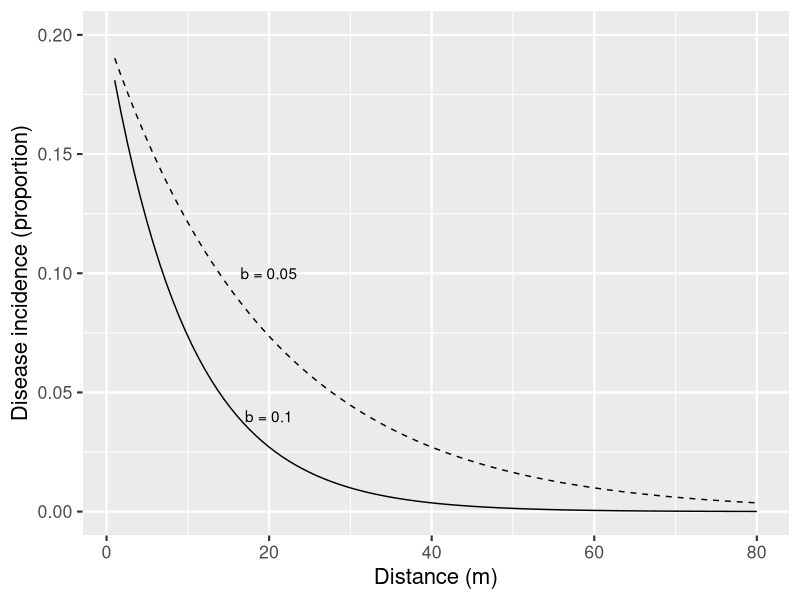
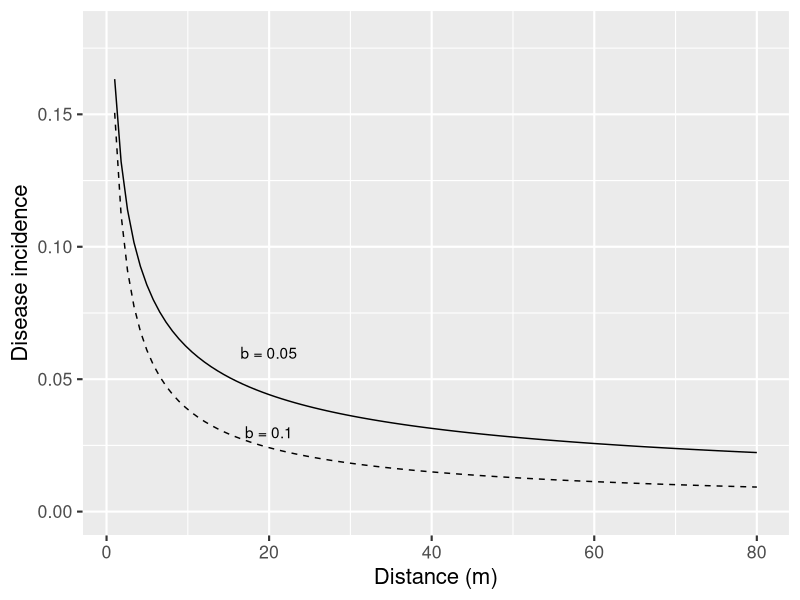
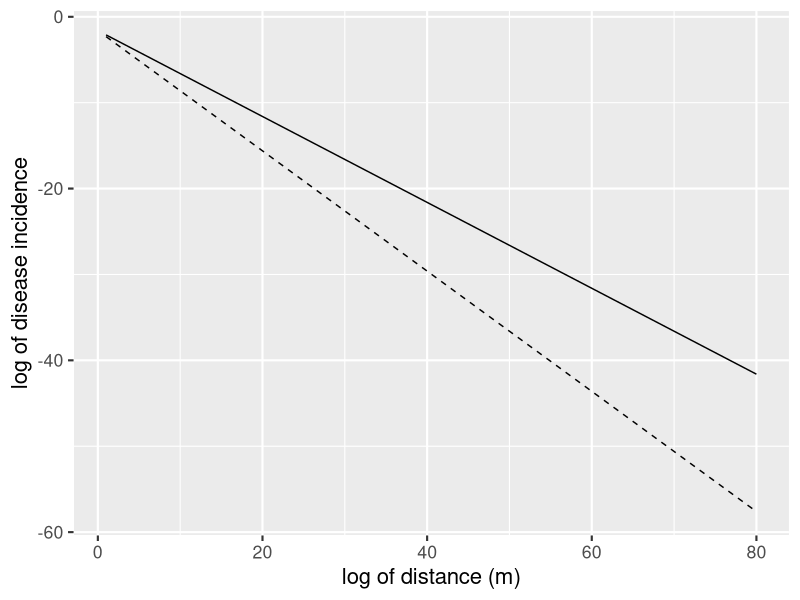
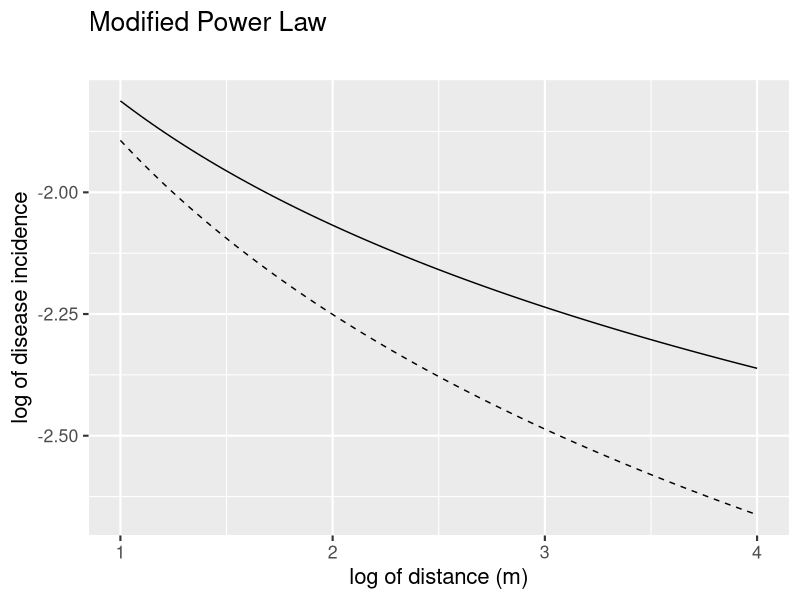

Here is the R script that generated these plots, in order:
## ---- chunk 1
#| warning: false
#| message: false
library(tidyverse)
theme_set(theme_grey(base_size = 16)) # set global theme
## ---- chunk 2
a1 <- 0.2 # y at distance zero for gradient 1
a2 <- 0.2 # y at distance zero for gradient 2
b1 <- 0.1 # decline rate for gradient 1
b2 <- 0.05 # decline rate for gradient 2
max1 <- 80 # maximum distance for gradient 1
max2 <- 80 # maximum distance for gradient 2
dat <- data.frame(x = seq(1:max1), y = seq(0:a1))
## ---- chunk 3
#| label: fig-exp1
#| fig-cap: "Exponential curves describing plant disease gradients"
dat |>
  ggplot(aes(x, y)) +
  theme_grey(base_size = 16)+
  stat_function(fun = function(x) a1 * exp(-b1 * x), linetype = 1) +
  stat_function(fun = function(x) a2 * exp(-b2 * x), linetype = 2) +
  ylim(0, a1) +
  annotate("text", x = 20, y = 0.04, label = "b = 0.1") +
  annotate("text", x = 20, y = 0.10, label = "b = 0.05") +
  labs(x = "Distance (m)", y = "Disease incidence (proportion)"
  )
## ---- chunk 4
C <- 0.5
a1 <- 0.2 # y at zero distance for gradient 1
a2 <- 0.2 # y at zero distance for gradient 2
b1 <- 0.5 # decline rate for gradient 1
b2 <- 0.7 # decline rate for gradient 2
max1 <- 80 # maximum distance for gradient 1
max2 <- 80 # maximum distance for gradient 2
dat2 <- data.frame(x = seq(1:max1), y = seq(0:a1))
## ---- chunk 5
#| label: fig-power1
#| fig-cap: "Power law (modified) curves describing plant disease gradients"
dat2 |>
  ggplot(aes(x, y)) +
  theme_grey(base_size = 16)+
  stat_function(fun = function(x) a1 * ((x + C)^-b1), linetype = 1) +
  stat_function(fun = function(x) a2 * ((x + C)^-b2), linetype = 2) +
  ylim(0, a1 - 0.02) +
  annotate("text", x = 20, y = 0.03, label = "b = 0.1") +
  annotate("text", x = 20, y = 0.06, label = "b = 0.05") +
  labs(x = "Distance (m)", y = "Disease incidence")
## ---- chunk 6
#| label: fig-exp2
#| fig-cap: "Linearization of the exponential model describing plant disease gradients"
C <- 0.5
a1 <- 0.2 # y at zero distance for gradient 1
a2 <- 0.2 # y at zero distance for gradient 2
b1 <- 0.5 # decline rate for gradient 1
b2 <- 0.7 # decline rate for gradient 2
max1 <- 80 # maximum distance for gradient 1
max2 <- 80 # maximum distance for gradient 2
dat2 <- data.frame(x = seq(1:max1), y = seq(0:a1))

dat2 |>
  ggplot(aes(x, y)) +
  theme_grey(base_size = 16)+
  stat_function(fun = function(x) log(a1) - (b1 * x), linetype = 1) +
  stat_function(fun = function(x) log(a2) - (b2 * x), linetype = 2) +
  labs(x = "log of distance (m)", y = "log of disease incidence"
  )
## ---- chunk 7
#| label: fig-power2
#| fig-cap: "Linearization of the modified power law curves describing plant disease gradients"
C <- 0.5
a1 <- 0.2 # y at zero distance for gradient 1
a2 <- 0.2 # y at zero distance for gradient 2
b1 <- 0.5 # decline rate for gradient 1
b2 <- 0.7 # decline rate for gradient 2
max1 <- log(80) # maximum distance for gradient 1
max2 <- log(80) # maximum distance for gradient 2
dat2 <- data.frame(x = seq(1:max1), y = seq(0:a1))

dat2 |>
  ggplot(aes(x, y)) +
  theme_grey(base_size = 16)+
  stat_function(fun = function(x) log(a1) - (b1 * log(x + C)), linetype = 1) +
  stat_function(fun = function(x) log(a2) - (b2 * log(x + C)), linetype = 2) +
  labs(
    title = "Modified Power Law",
    subtitle = "",
    x = "log of distance (m)",
    y = "log of disease incidence"
  )
